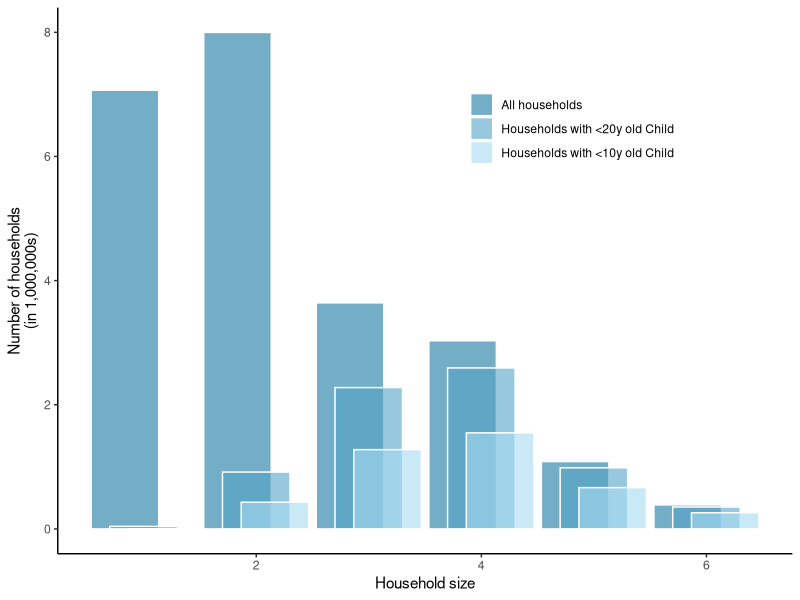
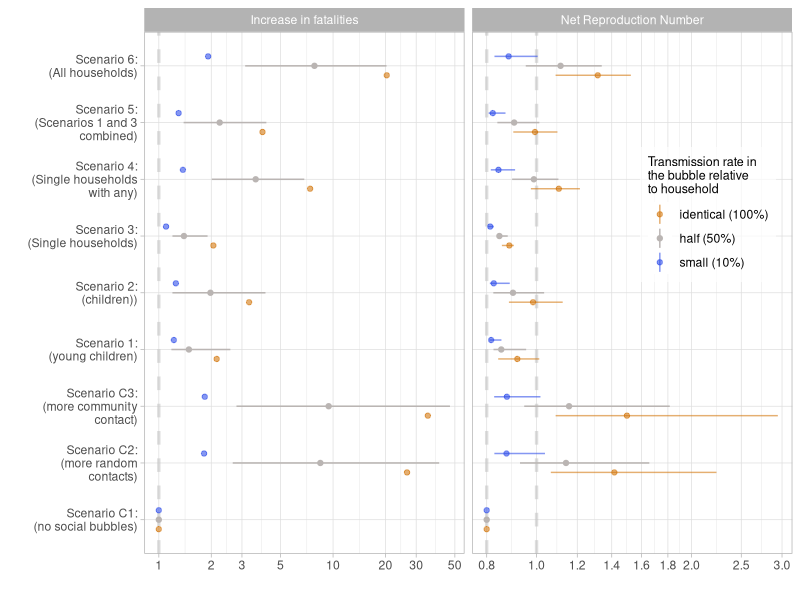
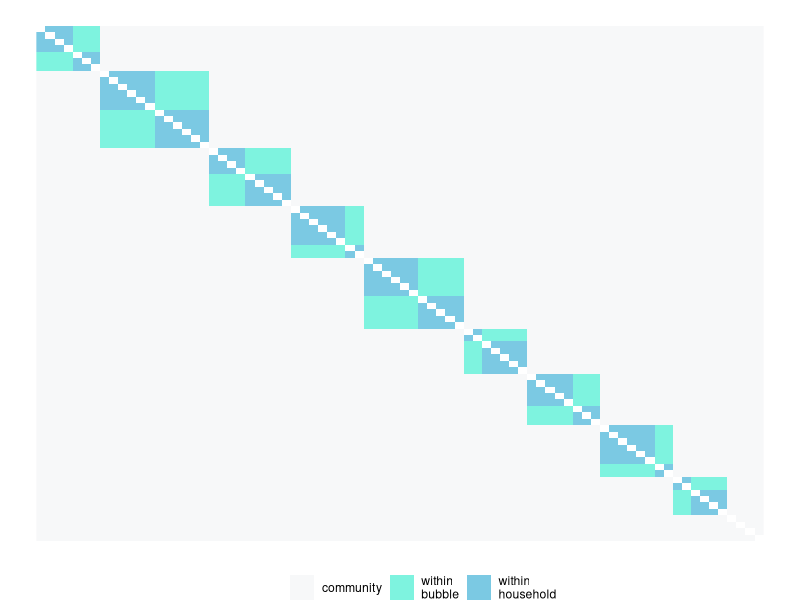
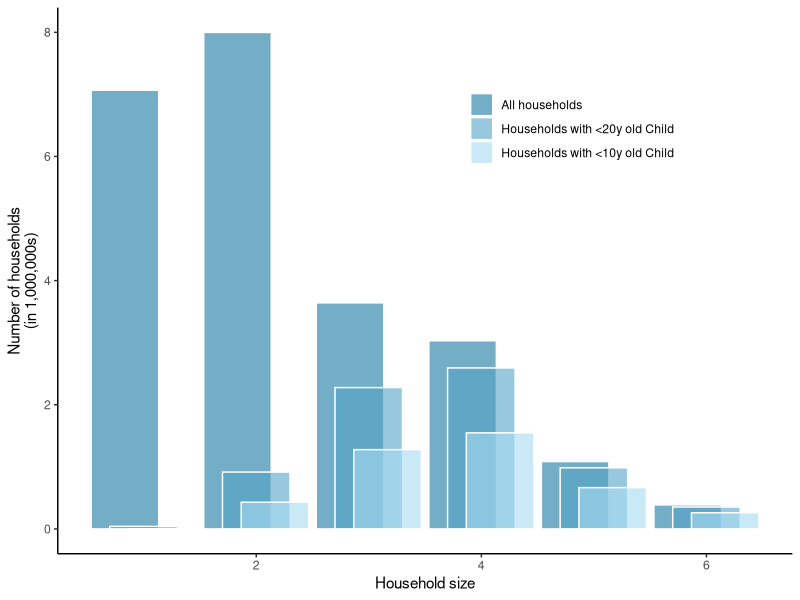
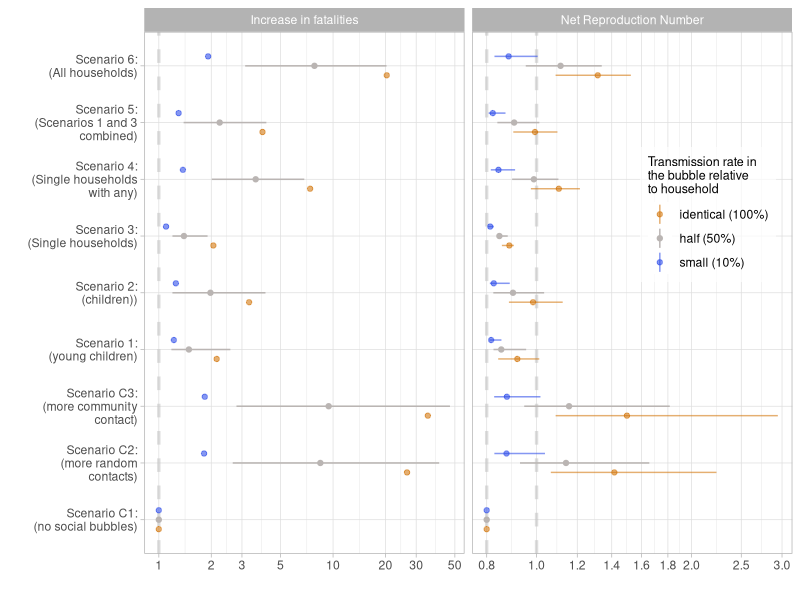
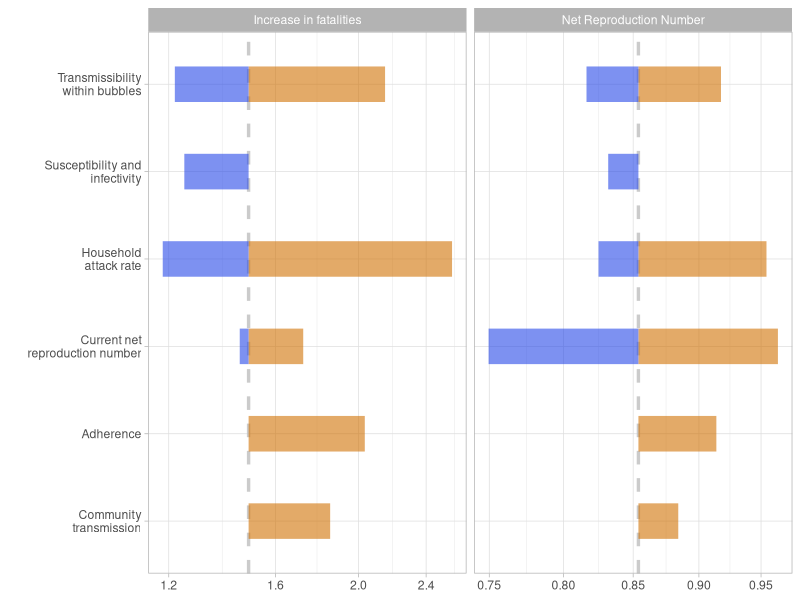
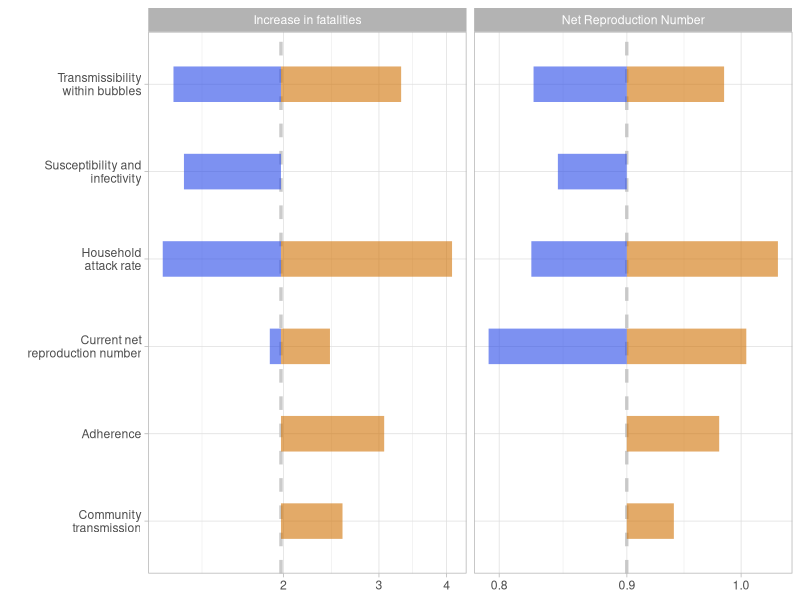
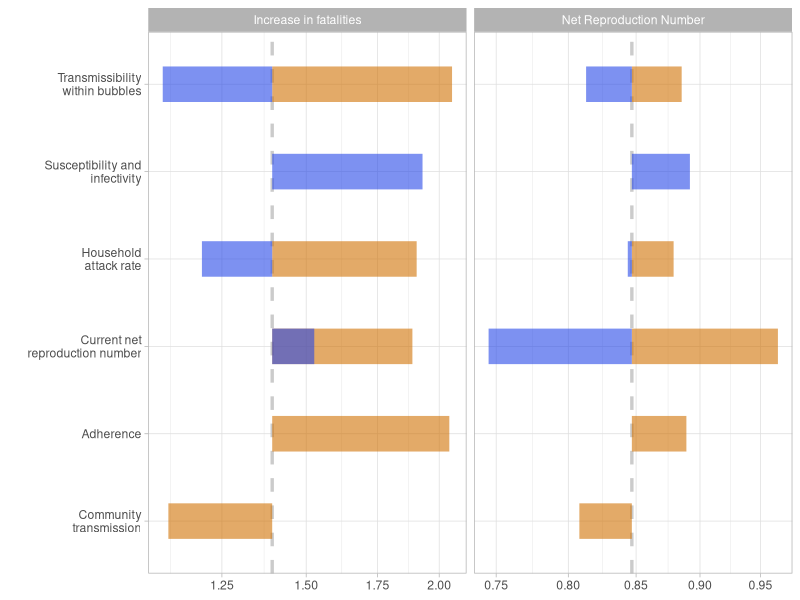

Here is the R script that generated these plots, in order: (Note: this script raises an error after producing the figures.)
#########
# plotting scripts 
# for "The effectiveness of social bubbles as part of a Covid-19 lockdown exit strategy, a modelling study"
# by Leng et al
# author: Stefan Flasche


########################
#load packages
########################
require(reshape2)
require(tidyverse)
require(gridExtra)

########################
#read in data
########################
read.csv("HH.csv") %>% 
  melt(id = "Household.size") -> dt
read.csv("Tab_RimpactJune23.csv") %>%
  select(-(12:17)) %>%                            
  rbind(read.csv("Tab_DimpactJune23.csv") %>%
          mutate(Outcome = "Disease incidence increase")) %>% 
  mutate(Outcome = gsub("Disease incidence increase","Increase in fatalities",Outcome)) %>%
  mutate(Outcome = gsub("Fatality Incidence Increase","Increase in fatalities",Outcome))->  dt.res    


########################
#plot Household sizes
########################
# av HH size
dt %>%
  group_by(variable) %>% summarise(avHHsize=sum(Household.size*value)/sum(value))

# proportion of HHs
dt %>%
  mutate(People = Household.size*value) %>%
  group_by(variable) %>% summarise(value= sum(value),
                                   People = sum(People))

#refactor
dt$variable = factor(dt$variable, c("All", "Children..20", "Children..10"))
Cat.names.replace = c("All"="All\nhouseholds", "Children..20"="Households with\n <20y old Child", "Children..10"="Households with\n <10y old Child")
Cat.names=c("All households", "Households with <20y old Child", "Households with <10y old Child")

# plot
dt %>%
  ggplot(aes(x=Household.size,y=value/1000000, fill=variable)) +
    geom_bar(stat = "identity", alpha=.6, position=position_dodge(width = .5), width = 1.8, color = "white") +
    scale_fill_manual(labels = Cat.names,
                        values=c("#1677a1","#54a4c7", "#a7dbf2")) +
    labs(x = "Household size", y = "Number of households\n(in 1,000,000s)", fill="") + 
    theme_classic() + theme(legend.position = c(0.7, 0.8))
ggsave("main_HHdistr.pdf", units = "cm", width = 14, height = 10)
          

########################
#plot Rs and deaths
########################
#filter for only the base case results
dt.res %>%
  filter(Parameter.set == "LSHTM" & 
           R_init == .8 &
           Mean.field.assumption == "Household" &
           Compliance == "Compliance") %>%
  mutate(TauB = fct_relevel(TauB, "identical", "half", "small")) -> dt.mainres

hline.dat <- data.frame(Outcome = c("Net Reproduction Number","Net Reproduction Number","Increase in fatalities"),
                        threshold = c(.8,1,1))
  
my_breaks <- function(x) { if (max(x) < 5) c(.8,1,1.2,1.4,1.6,1.8,2,2.5,3) else c(1,2,3,5,10,20,30,50) }
dt.mainres$Scenario = factor(dt.mainres$Scenario, c("  C1", "  C2", "C3","1", "2","3","4","5","6"))

dt.mainres %>% 
  ggplot(aes(x=Scenario, y=value, ymin=value.lo, ymax=value.hi, color=TauB)) +
    geom_hline(data = hline.dat, aes(yintercept = threshold), color = "grey", alpha=0.5, lty="dashed", lwd=1.15) +  
    geom_linerange(position = position_dodge(.5)) +
    geom_point(position = position_dodge(.5)) +
    labs(x="", y="", color="Transmission rate in\nthe bubble relative\nto household")+
    scale_color_manual(values = c("#d1720490","#bab5b3","#2748e890"),
                       labels = c("identical (100%)", "half (50%)", "small (10%)" )) +
    theme_light() + theme(legend.position = c(0.87, 0.65),
                          legend.background = element_rect(fill=alpha('white', 0.7)),
                          legend.title=element_text(size=9)) + 
    coord_flip() +
    scale_y_log10(breaks = my_breaks)+
    facet_grid(.~Outcome, scales = "free_x") +
    scale_x_discrete(labels = c("Scenario C1:\n(no social bubbles)",
                                "Scenario C2:\n(more random\ncontacts)",
                                "Scenario C3:\n(more community\ncontact)",
                                "Scenario 1:\n(young children)",
                                "Scenario 2:\n(children))",
                                "Scenario 3:\n(Single households)",
                                "Scenario 4:\n(Single households\nwith any)",
                                "Scenario 5:\n(Scenarios 1 and 3\ncombined)",
                                "Scenario 6:\n(All households)"))
ggsave("main_results.pdf", units = "cm", width = 18, height = 12)


########################
#extract effectiveness of bubbles
########################

dt.res %>% 
  gather(SAR, value, -(Outcome:Scenario.lab)) %>%
  select(-c("Scenario.lab")) %>%
  filter(Scenario %in% c("  C1","  C2","C3","6")) %>%
  spread(Scenario,value) %>%
  mutate(C2Increase = 1-`6`/`  C2`,
         C3Increase = 1-`6`/`C3`) -> dt.eff

dt.eff %>%
  filter(Parameter.set %in% c("LSHTM","Warwick") & 
           R_init == .8 &
           Mean.field.assumption == "Household" &
           Compliance == "Compliance" &
           Outcome == "Increase in fatalities" &
           SAR == "value" &
           TauB == "half")


########################
#plot Tornado
########################
for(i in c("1","2","3","4","5","6","  C2","C3")){
  data.frame(list(Outcome=NA, 
                  Scenario=NA, 
                  val.lo=1, 
                  val=1, 
                  val.hi=1)) %>%
    rbind(c("Net Reproduction Number","tauB",
            dt.res %>% filter(Scenario==i, Outcome=="Net Reproduction Number", Parameter.set=="LSHTM", Compliance=="Compliance", Mean.field.assumption=="Household",R_init==.8, TauB=="small") %>% select(value) %>% as.numeric(),
            dt.res %>% filter(Scenario==i, Outcome=="Net Reproduction Number", Parameter.set=="LSHTM", Compliance=="Compliance", Mean.field.assumption=="Household",R_init==.8, TauB=="half") %>% select(value) %>% as.numeric(),
            dt.res %>% filter(Scenario==i, Outcome=="Net Reproduction Number", Parameter.set=="LSHTM", Compliance=="Compliance", Mean.field.assumption=="Household",R_init==.8, TauB=="identical") %>% select(value) %>% as.numeric())) %>%
    rbind(c("Net Reproduction Number","SAR",
            dt.res %>% filter(Scenario==i, Outcome=="Net Reproduction Number", Parameter.set=="LSHTM", Compliance=="Compliance", Mean.field.assumption=="Household",R_init==.8, TauB=="half") %>% select(value.lo) %>% as.numeric(),
            dt.res %>% filter(Scenario==i, Outcome=="Net Reproduction Number", Parameter.set=="LSHTM", Compliance=="Compliance", Mean.field.assumption=="Household",R_init==.8, TauB=="half") %>% select(value) %>% as.numeric(),
            dt.res %>% filter(Scenario==i, Outcome=="Net Reproduction Number", Parameter.set=="LSHTM", Compliance=="Compliance", Mean.field.assumption=="Household",R_init==.8, TauB=="half") %>% select(value.hi) %>% as.numeric())) %>%
    rbind(c("Net Reproduction Number","SusTrans",
            dt.res %>% filter(Scenario==i, Outcome=="Net Reproduction Number", Parameter.set=="Warwick", Compliance=="Compliance", Mean.field.assumption=="Household",R_init==.8, TauB=="half") %>% select(value) %>% as.numeric(),
            dt.res %>% filter(Scenario==i, Outcome=="Net Reproduction Number", Parameter.set=="LSHTM", Compliance=="Compliance", Mean.field.assumption=="Household",R_init==.8, TauB=="half") %>% select(value) %>% as.numeric(),
            NA)) %>%
    rbind(c("Net Reproduction Number","CommTrans",
            NA,
            dt.res %>% filter(Scenario==i, Outcome=="Net Reproduction Number", Parameter.set=="LSHTM", Compliance=="Compliance", Mean.field.assumption=="Household",R_init==.8, TauB=="half") %>% select(value) %>% as.numeric(),
            dt.res %>% filter(Scenario==i, Outcome=="Net Reproduction Number", Parameter.set=="LSHTM", Compliance=="Compliance", Mean.field.assumption=="Individual",R_init==.8, TauB=="half") %>% select(value) %>% as.numeric())) %>%
    rbind(c("Net Reproduction Number","Compliance",
            NA,
            dt.res %>% filter(Scenario==i, Outcome=="Net Reproduction Number", Parameter.set=="LSHTM", Compliance=="Compliance", Mean.field.assumption=="Household",R_init==.8, TauB=="half") %>% select(value) %>% as.numeric(),
            dt.res %>% filter(Scenario==i, Outcome=="Net Reproduction Number", Parameter.set=="LSHTM", Compliance=="Non-compliance", Mean.field.assumption=="Household",R_init==.8, TauB=="half") %>% select(value) %>% as.numeric())) %>% 
    rbind(c("Net Reproduction Number","Rinit",
            dt.res %>% filter(Scenario==i, Outcome=="Net Reproduction Number", Parameter.set=="LSHTM", Compliance=="Compliance", Mean.field.assumption=="Household",R_init==.7, TauB=="half") %>% select(value) %>% as.numeric(),
            dt.res %>% filter(Scenario==i, Outcome=="Net Reproduction Number", Parameter.set=="LSHTM", Compliance=="Compliance", Mean.field.assumption=="Household",R_init==.8, TauB=="half") %>% select(value) %>% as.numeric(),
            dt.res %>% filter(Scenario==i, Outcome=="Net Reproduction Number", Parameter.set=="LSHTM", Compliance=="Compliance", Mean.field.assumption=="Household",R_init==.9, TauB=="half") %>% select(value) %>% as.numeric())) %>%
    rbind(c("Increase in fatalities","tauB",
            dt.res %>% filter(Scenario==i, Outcome=="Increase in fatalities", Parameter.set=="LSHTM", Compliance=="Compliance", Mean.field.assumption=="Household",R_init==.8, TauB=="small") %>% select(value) %>% as.numeric(),
            dt.res %>% filter(Scenario==i, Outcome=="Increase in fatalities", Parameter.set=="LSHTM", Compliance=="Compliance", Mean.field.assumption=="Household",R_init==.8, TauB=="half") %>% select(value) %>% as.numeric(),
            dt.res %>% filter(Scenario==i, Outcome=="Increase in fatalities", Parameter.set=="LSHTM", Compliance=="Compliance", Mean.field.assumption=="Household",R_init==.8, TauB=="identical") %>% select(value) %>% as.numeric())) %>%
    rbind(c("Increase in fatalities","SAR",
            dt.res %>% filter(Scenario==i, Outcome=="Increase in fatalities", Parameter.set=="LSHTM", Compliance=="Compliance", Mean.field.assumption=="Household",R_init==.8, TauB=="half") %>% select(value.lo) %>% as.numeric(),
            dt.res %>% filter(Scenario==i, Outcome=="Increase in fatalities", Parameter.set=="LSHTM", Compliance=="Compliance", Mean.field.assumption=="Household",R_init==.8, TauB=="half") %>% select(value) %>% as.numeric(),
            dt.res %>% filter(Scenario==i, Outcome=="Increase in fatalities", Parameter.set=="LSHTM", Compliance=="Compliance", Mean.field.assumption=="Household",R_init==.8, TauB=="half") %>% select(value.hi) %>% as.numeric())) %>%
    rbind(c("Increase in fatalities","SusTrans",
            dt.res %>% filter(Scenario==i, Outcome=="Increase in fatalities", Parameter.set=="Warwick", Compliance=="Compliance", Mean.field.assumption=="Household",R_init==.8, TauB=="half") %>% select(value) %>% as.numeric(),
            dt.res %>% filter(Scenario==i, Outcome=="Increase in fatalities", Parameter.set=="LSHTM", Compliance=="Compliance", Mean.field.assumption=="Household",R_init==.8, TauB=="half") %>% select(value) %>% as.numeric(),
            NA)) %>%
    rbind(c("Increase in fatalities","CommTrans",
            NA,
            dt.res %>% filter(Scenario==i, Outcome=="Increase in fatalities", Parameter.set=="LSHTM", Compliance=="Compliance", Mean.field.assumption=="Household",R_init==.8, TauB=="half") %>% select(value) %>% as.numeric(),
            dt.res %>% filter(Scenario==i, Outcome=="Increase in fatalities", Parameter.set=="LSHTM", Compliance=="Compliance", Mean.field.assumption=="Individual",R_init==.8, TauB=="half") %>% select(value) %>% as.numeric())) %>%
    rbind(c("Increase in fatalities","Compliance",
            NA,
            dt.res %>% filter(Scenario==i, Outcome=="Increase in fatalities", Parameter.set=="LSHTM", Compliance=="Compliance", Mean.field.assumption=="Household",R_init==.8, TauB=="half") %>% select(value) %>% as.numeric(),
            dt.res %>% filter(Scenario==i, Outcome=="Increase in fatalities", Parameter.set=="LSHTM", Compliance=="Non-compliance", Mean.field.assumption=="Household",R_init==.8, TauB=="half") %>% select(value) %>% as.numeric())) %>%
    rbind(c("Increase in fatalities","Rinit",
            dt.res %>% filter(Scenario==i, Outcome=="Increase in fatalities", Parameter.set=="LSHTM", Compliance=="Compliance", Mean.field.assumption=="Household",R_init==.9, TauB=="half") %>% select(value) %>% as.numeric(),
            dt.res %>% filter(Scenario==i, Outcome=="Increase in fatalities", Parameter.set=="LSHTM", Compliance=="Compliance", Mean.field.assumption=="Household",R_init==.8, TauB=="half") %>% select(value) %>% as.numeric(),
            dt.res %>% filter(Scenario==i, Outcome=="Increase in fatalities", Parameter.set=="LSHTM", Compliance=="Compliance", Mean.field.assumption=="Household",R_init==.7, TauB=="half") %>% select(value) %>% as.numeric())) %>%
    slice(-1) -> dt.tornado
  
  hline.dat <- data.frame(Outcome = c("Net Reproduction Number","Increase in fatalities"),
                          value = dt.res %>% filter(Scenario==i, Parameter.set=="LSHTM", Compliance=="Compliance", Mean.field.assumption=="Household",R_init==.8, TauB=="half") %>% select(value) %>% c())
  my_breaks <- function(x) { if (max(x) > 2.5) c(1.1,1.33,round(hline.dat[2,2],2),1.66,2,2.33) else c(0.75,.8,round(hline.dat[1,2],2),.9,.95,1,1.1) }
  my_labs <- c("Community\ntransmission",
               "Adherence",
               "Current net\nreproduction number",
               "Household\nattack rate",
               "Susceptibility and\ninfectivity",
               "Transmissibility\nwithin bubbles")
  
  if(i %in% c("  C2", "C3")){
    dt.tornado %>%
      filter(Scenario != "Compliance") -> dt.tornado
    my_labs = my_labs[-2]
  }
  
  dt.tornado %>%
    ggplot(aes(x = Scenario)) +
    geom_hline(data = hline.dat, aes(yintercept = value), color = "grey", alpha=0.8, lty="dashed", lwd=1.15) +
      geom_linerange(aes(ymin=as.numeric(val), ymax=as.numeric(val.hi)), color="#d17204", lwd=12, alpha=.6)+
      geom_linerange(aes(ymin=as.numeric(val.lo), ymax=as.numeric(val)), color="#2748e8", lwd=12, alpha=.6)+
      facet_grid(.~Outcome, scales = "free")+
      coord_flip() +
      xlab("")+
      theme_light()+
      scale_x_discrete(labels = my_labs) +
    scale_y_log10()#breaks = my_breaks)
  ggsave(paste0("main_tornado_Scenario_",i,".pdf"), units = "cm", width = 17, height = 8)
}



########################
# create contact matrix for plotting
########################
N=80
Nh=4
p=1/5
p2=1/3
M1 = matrix(rep(1/N,N^2),N) #community
M2 = matrix(rep(0,N^2),N) # HH
M3 = matrix(rep(0,N^2),N) # bubble
i=1
HHsize=Nh
c="tick"
Bsize=NULL
while((i+HHsize-1)<=N){
  M2[i:(i+HHsize-1),i:(i+HHsize-1)] = p
  i=i+HHsize
  if (c=="tick"){
    c="toc"
    Bsize=c(Bsize,HHsize)
  }else{
    c="tick"
    Bsize[length(Bsize)] = Bsize[length(Bsize)]+HHsize
  }
  HHsize = sample(2:6,1)
}
BBsize = cumsum(Bsize)
BBsize.lo = c(1,BBsize[1:(length(BBsize)-1)]+1)
for (i in 1:length(BBsize)){
  M3[BBsize.lo[i]:BBsize[i],BBsize.lo[i]:BBsize[i]] = p2
}

M=M1+M2+M3 
diag(M)=0
rotate <- function(x) t(apply(x, 2, rev))

#display matrix
plot=T
if(plot){
  M %>% 
    rotate() %>%
    melt() %>%
    ggplot(aes(x=Var1, y=Var2, fill=as.character(value))) +
      geom_raster() +
      theme_void() +
      labs(x="", y="", fill="") +
      scale_fill_manual(values=c("white","#f2f4f599","#28ebca99","#24a5d199"),
                        labels = c("","community","within\nbubble","within\nhousehold")) +
      theme(legend.position = "bottom")
}
ggsave("main_bubblematrix.pdf", units = "cm", width = 11, height = 12)



########################
# Plot fatality equity
########################

read.csv("Fatality_increase_fig_June23.csv") %>%
  melt(id="Scenario") -> dt.fat

dt.fat %>%
  filter(variable %in% c("K.M", "L.N")) %>%
  ggplot(aes(x=Scenario, y=value, fill=variable)) +
    geom_bar(stat="identity", position = position_dodge(.7), alpha=.6, color="white") +
    scale_y_log10() +
    scale_fill_manual(labels=c("eligible","not eligible"),
                      values=c("#2748e8","#d17204"))+
    scale_x_discrete(labels = c("Scenario 1:\n(young children)",
                                "Scenario 2:\n(children))",
                                "Scenario 3:\n(Single households)",
                                "Scenario 4:\n(Single households\nwith any)",
                                "Scenario 5:\n(Scenarios 1 and 3\ncombined)",
                                "Scenario 6:\n(All households)")) +
    coord_flip()+
    labs(x="",
         y="Relative risks for infection compared to eligible / not eligible\nhousholds in scenario C1 (status quo)",
         fill="Household eligibility\nfor forming social bubbles") +
    theme_light() + theme(legend.position = c(0.8, 0.3),
                          legend.background = element_rect(fill=alpha('white', 0.7)),
                          legend.title=element_text(size=9)) -> p1

dt.fat %>%
  filter(variable %in% c("PAF.B", "PAF.C","PAF.C1")) %>%
  ggplot(aes(x=Scenario, y=value, fill=variable)) +
    geom_bar(stat="identity", position = position_dodge(.7), alpha=.6, color="white") +
    scale_fill_manual(labels=c("excess in\neligible households","excess in not\neligible households","baseline"),
                      values=c("#2748e8","#d17204","grey"))+
    scale_x_discrete(labels = c("",
                                "",
                                "",
                                "",
                                "",
                                "")) +
    scale_y_continuous(labels = scales::percent) +
    coord_flip()+
    labs(x="",
         y="Percentage of fatalities\n ",
         fill="Fatalities") +
    theme_light() + theme(legend.position = c(0.8, 0.3),
                          legend.background = element_rect(fill=alpha('white', 0.7)),
                          legend.title=element_text(size=9)) -> p2

grid.arrange(p1,p2,nrow=1, widths=c(1,0.75)) -> p3
ggsave("main_fatalityequity.pdf", p3, units = "cm", width = 24, height = 10)
